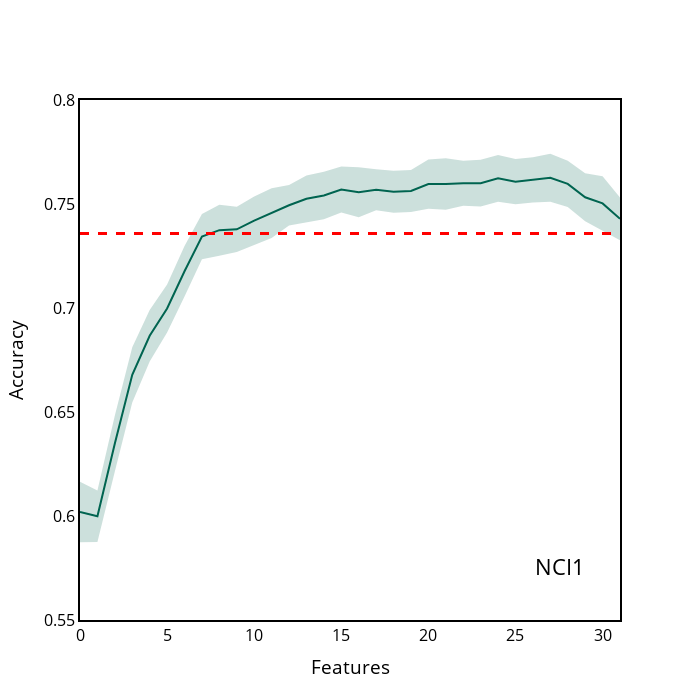

Here is the notebook cell this chart was saved with:
### Code cell
NCI1["y_upper"] = NCI1["accuracy_contribution"] + NCI1["accuracy_contribution_std"]
NCI1["y_lower"] = NCI1["accuracy_contribution"] - NCI1["accuracy_contribution_std"]

x = NCI1.index.tolist()
y = NCI1["accuracy_contribution"].tolist()

y_upper = NCI1["y_upper"].tolist()
y_lower = NCI1["y_lower"].tolist()


fig = go.Figure([
    go.Scatter(
        x=x,
        y=y,
        line=dict(color='rgb(0,100,80)'),
        mode='lines'
    ),
    go.Scatter(
        x=x+x[::-1], # x, then x reversed
        y=y_upper+y_lower[::-1], # upper, then lower reversed
        fill='toself',
        fillcolor='rgba(0,100,80,0.2)',
        line=dict(color='rgba(255,255,255,0)'),
        hoverinfo="skip",
        showlegend=False
    )
])



# Update figure layout
fig.update_layout(title={'text':'NCI1', 'y':0.2, 'x':0.8,'xanchor': 'center','yanchor': 'top'})
fig.update_layout(paper_bgcolor='white')
fig.update_layout(plot_bgcolor='white')
fig.update_yaxes(color='black')
fig.update_layout(
    yaxis = dict(
        title = "Accuracy",
        zeroline=True,
        showline = True,
        linecolor = 'black',
        mirror=True,
        linewidth = 2
    ),
    xaxis = dict(
        title = "Features",
        mirror=True,
        zeroline=True,
        showline = True,
        linecolor = 'black',
        linewidth = 2,
    ),
    width=700,
    height=700,
    font=dict(
    size=16,
    color="black")  
)
fig.update_layout(showlegend=False)
fig.update_layout(yaxis_range=[0.55,0.8])
fig.update_xaxes(showgrid=False, gridwidth=0.5, gridcolor='#e3e1e1')
fig.update_yaxes(showgrid=False, gridwidth=0.5, gridcolor='grey')
fig.update_traces(marker_line_color='black', marker_line_width=1.0, opacity=1.0)

fig.add_hline(y=0.7358, line_width=3, line_dash="dash", line_color="red")


fig.show()

### Figure 1 — Plotly figure (JSON) as saved in the notebook; plotly's stock layout.template omitted (floating-point values rounded to 4 significant figures)
{"data": [{"line": {"color": "rgb(0,100,80)"}, "marker": {"line": {"color": "black", "width": 1}}, "mode": "lines", "opacity": 1, "type": "scatter", "x": [0, 1, 2, 3, 4, 5, 6, 7, 8, 9, 10, 11, 12, 13, 14, 15, 16, 17, 18, 19, 20, 21, 22, 23, 24, 25, 26, 27, 28, 29, 30, 31], "y": [0.6019, 0.5999, 0.6349, 0.6679, 0.6867, 0.6998, 0.7177, 0.7343, 0.7374, 0.7378, 0.742, 0.7456, 0.7494, 0.7525, 0.7541, 0.757, 0.7556, 0.7568, 0.7559, 0.7563, 0.7596, 0.7596, 0.76, 0.76, 0.7623, 0.7607, 0.7616, 0.7626, 0.7597, 0.7532, 0.7503, 0.7429]}, {"fill": "toself", "fillcolor": "rgba(0,100,80,0.2)", "hoverinfo": "skip", "line": {"color": "rgba(255,255,255,0)"}, "marker": {"line": {"color": "black", "width": 1}}, "opacity": 1, "showlegend": false, "type": "scatter", "x": [0, 1, 2, 3, 4, 5, 6, 7, 8, 9, 10, 11, 12, 13, 14, 15, 16, 17, 18, 19, 20, 21, 22, 23, 24, 25, 26, 27, 28, 29, 30, 31, 31, 30, 29, 28, 27, 26, 25, 24, 23, 22, 21, 20, 19, 18, 17, 16, 15, 14, 13, 12, 11, 10, 9, 8, 7, 6, 5, 4, 3, 2, 1, 0], "y": [0.6164, 0.6123, 0.6484, 0.6812, 0.699, 0.7114, 0.7298, 0.7452, 0.7497, 0.7487, 0.7536, 0.7576, 0.7591, 0.7637, 0.7656, 0.768, 0.7677, 0.7667, 0.766, 0.7663, 0.7714, 0.772, 0.7708, 0.7713, 0.7736, 0.7716, 0.7724, 0.7741, 0.7707, 0.7648, 0.7633, 0.7532, 0.7326, 0.7372, 0.7417, 0.7486, 0.7511, 0.7507, 0.7499, 0.7511, 0.7488, 0.7492, 0.7472, 0.7477, 0.7462, 0.7458, 0.747, 0.7436, 0.7459, 0.7427, 0.7413, 0.7396, 0.7336, 0.7304, 0.7269, 0.7252, 0.7235, 0.7056, 0.6882, 0.6743, 0.6546, 0.6214, 0.5875, 0.5873]}], "layout": {"font": {"color": "black", "size": 16}, "height": 700, "paper_bgcolor": "white", "plot_bgcolor": "white", "shapes": [{"line": {"color": "red", "dash": "dash", "width": 3}, "type": "line", "x0": 0, "x1": 1, "xref": "x domain", "y0": 0.7358, "y1": 0.7358, "yref": "y"}], "showlegend": false, "title": {"text": "NCI1", "x": 0.8, "xanchor": "center", "y": 0.2, "yanchor": "top"}, "width": 700, "xaxis": {"autorange": true, "gridcolor": "#e3e1e1", "gridwidth": 0.5, "linecolor": "black", "linewidth": 2, "mirror": true, "range": [0, 31], "showgrid": false, "showline": true, "title": {"text": "Features"}, "type": "linear", "zeroline": true}, "yaxis": {"color": "black", "gridcolor": "grey", "gridwidth": 0.5, "linecolor": "black", "linewidth": 2, "mirror": true, "range": [0.55, 0.8], "showgrid": false, "showline": true, "title": {"text": "Accuracy"}, "type": "linear", "zeroline": true}}}
